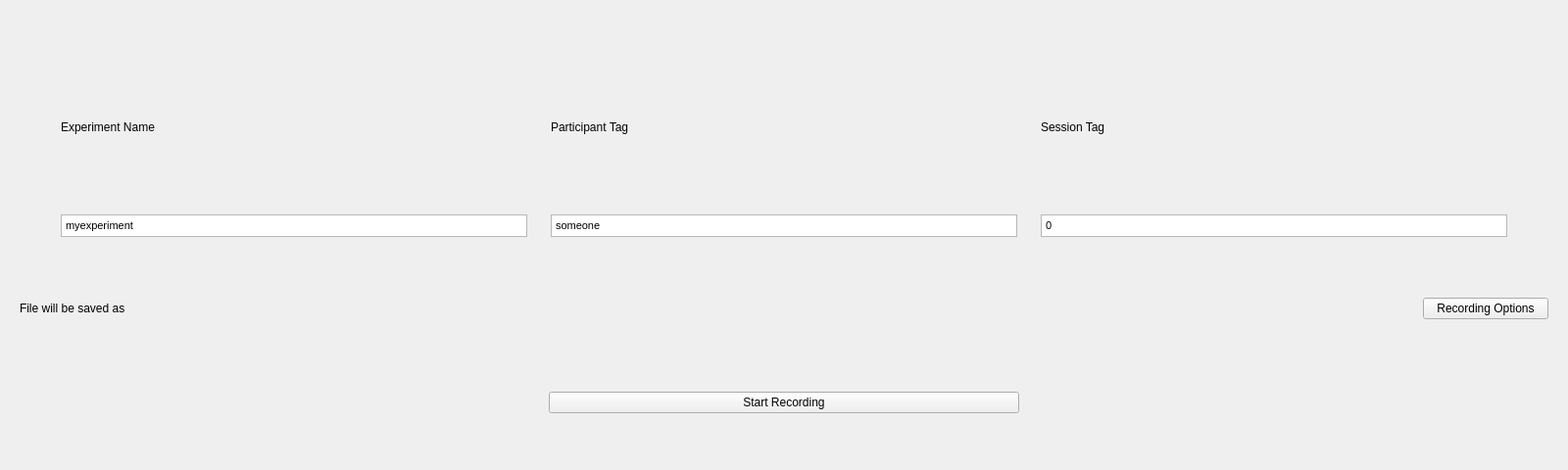
<?xml version="1.0" encoding="UTF-8"?>
<ui version="4.0">
 <class>Form</class>
 <widget class="QWidget" name="Form">
  <property name="geometry">
   <rect>
    <x>0</x>
    <y>0</y>
    <width>1600</width>
    <height>480</height>
   </rect>
  </property>
  <property name="maximumSize">
   <size>
    <width>16777215</width>
    <height>480</height>
   </size>
  </property>
  <property name="windowTitle">
   <string>Form</string>
  </property>
  <layout class="QVBoxLayout" name="verticalLayout">
   <item>
    <widget class="QWidget" name="widget" native="true">
     <property name="minimumSize">
      <size>
       <width>0</width>
       <height>250</height>
      </size>
     </property>
     <property name="maximumSize">
      <size>
       <width>16777215</width>
       <height>250</height>
      </size>
     </property>
     <layout class="QHBoxLayout" name="horizontalLayout">
      <item>
       <widget class="QWidget" name="widget_2" native="true">
        <layout class="QHBoxLayout" name="horizontalLayout_2">
         <item>
          <widget class="QWidget" name="widget_3" native="true">
           <layout class="QVBoxLayout" name="verticalLayout_2"/>
          </widget>
         </item>
         <item>
          <widget class="QWidget" name="widget_4" native="true">
           <layout class="QVBoxLayout" name="verticalLayout_3">
            <item>
             <widget class="QLabel" name="label_2">
              <property name="text">
               <string>Experiment Name</string>
              </property>
             </widget>
            </item>
            <item>
             <widget class="QTextEdit" name="experimentNameTextEdit">
              <property name="minimumSize">
               <size>
                <width>0</width>
                <height>23</height>
               </size>
              </property>
              <property name="maximumSize">
               <size>
                <width>16777215</width>
                <height>23</height>
               </size>
              </property>
              <property name="html">
               <string>&lt;!DOCTYPE HTML PUBLIC &quot;-//W3C//DTD HTML 4.0//EN&quot; &quot;http://www.w3.org/TR/REC-html40/strict.dtd&quot;&gt;
&lt;html&gt;&lt;head&gt;&lt;meta name=&quot;qrichtext&quot; content=&quot;1&quot; /&gt;&lt;style type=&quot;text/css&quot;&gt;
p, li { white-space: pre-wrap; }
&lt;/style&gt;&lt;/head&gt;&lt;body style=&quot; font-family:'MS Shell Dlg 2'; font-size:8.25pt; font-weight:400; font-style:normal;&quot;&gt;
&lt;p style=&quot; margin-top:0px; margin-bottom:0px; margin-left:0px; margin-right:0px; -qt-block-indent:0; text-indent:0px;&quot;&gt;myexperiment&lt;/p&gt;&lt;/body&gt;&lt;/html&gt;</string>
              </property>
             </widget>
            </item>
           </layout>
          </widget>
         </item>
         <item>
          <widget class="QWidget" name="widget_4" native="true">
           <layout class="QVBoxLayout" name="verticalLayout_3">
            <item>
             <widget class="QLabel" name="label_2">
              <property name="text">
               <string>Participant Tag</string>
              </property>
             </widget>
            </item>
            <item>
             <widget class="QTextEdit" name="subjectTagTextEdit">
              <property name="minimumSize">
               <size>
                <width>0</width>
                <height>23</height>
               </size>
              </property>
              <property name="maximumSize">
               <size>
                <width>16777215</width>
                <height>23</height>
               </size>
              </property>
              <property name="html">
               <string>&lt;!DOCTYPE HTML PUBLIC &quot;-//W3C//DTD HTML 4.0//EN&quot; &quot;http://www.w3.org/TR/REC-html40/strict.dtd&quot;&gt;
&lt;html&gt;&lt;head&gt;&lt;meta name=&quot;qrichtext&quot; content=&quot;1&quot; /&gt;&lt;style type=&quot;text/css&quot;&gt;
p, li { white-space: pre-wrap; }
&lt;/style&gt;&lt;/head&gt;&lt;body style=&quot; font-family:'MS Shell Dlg 2'; font-size:8.25pt; font-weight:400; font-style:normal;&quot;&gt;
&lt;p style=&quot; margin-top:0px; margin-bottom:0px; margin-left:0px; margin-right:0px; -qt-block-indent:0; text-indent:0px;&quot;&gt;someone&lt;/p&gt;&lt;/body&gt;&lt;/html&gt;</string>
              </property>
             </widget>
            </item>
           </layout>
          </widget>
         </item>
         <item>
          <widget class="QWidget" name="widget_4" native="true">
           <layout class="QVBoxLayout" name="verticalLayout_3">
            <item>
             <widget class="QLabel" name="label_2">
              <property name="text">
               <string>Session Tag</string>
              </property>
             </widget>
            </item>
            <item>
             <widget class="QTextEdit" name="sessionTagTextEdit">
              <property name="minimumSize">
               <size>
                <width>0</width>
                <height>23</height>
               </size>
              </property>
              <property name="maximumSize">
               <size>
                <width>16777215</width>
                <height>23</height>
               </size>
              </property>
              <property name="html">
               <string>&lt;!DOCTYPE HTML PUBLIC &quot;-//W3C//DTD HTML 4.0//EN&quot; &quot;http://www.w3.org/TR/REC-html40/strict.dtd&quot;&gt;
&lt;html&gt;&lt;head&gt;&lt;meta name=&quot;qrichtext&quot; content=&quot;1&quot; /&gt;&lt;style type=&quot;text/css&quot;&gt;
p, li { white-space: pre-wrap; }
&lt;/style&gt;&lt;/head&gt;&lt;body style=&quot; font-family:'MS Shell Dlg 2'; font-size:8.25pt; font-weight:400; font-style:normal;&quot;&gt;
&lt;p style=&quot; margin-top:0px; margin-bottom:0px; margin-left:0px; margin-right:0px; -qt-block-indent:0; text-indent:0px;&quot;&gt;0&lt;/p&gt;&lt;/body&gt;&lt;/html&gt;</string>
              </property>
             </widget>
            </item>
           </layout>
          </widget>
         </item>
        </layout>
       </widget>
      </item>
      <item>
       <widget class="QWidget" name="widget_5" native="true">
        <layout class="QVBoxLayout" name="verticalLayout_4"/>
       </widget>
      </item>
     </layout>
    </widget>
   </item>
   <item>
    <widget class="QWidget" name="widget_7" native="true">
     <property name="minimumSize">
      <size>
       <width>0</width>
       <height>64</height>
      </size>
     </property>
     <property name="maximumSize">
      <size>
       <width>16777215</width>
       <height>64</height>
      </size>
     </property>
     <layout class="QHBoxLayout" name="horizontalLayout_4">
      <item>
       <widget class="QLabel" name="FileSaveLabel">
        <property name="text">
         <string>File will be saved as</string>
        </property>
       </widget>
      </item>
      <item>
       <widget class="QPushButton" name="RecordingOptionBtn">
        <property name="maximumSize">
         <size>
          <width>128</width>
          <height>16777215</height>
         </size>
        </property>
        <property name="text">
         <string>Recording Options</string>
        </property>
       </widget>
      </item>
     </layout>
    </widget>
   </item>
   <item>
    <widget class="QWidget" name="widget_6" native="true">
     <property name="minimumSize">
      <size>
       <width>0</width>
       <height>100</height>
      </size>
     </property>
     <property name="maximumSize">
      <size>
       <width>16777215</width>
       <height>100</height>
      </size>
     </property>
     <layout class="QHBoxLayout" name="horizontalLayout_3">
      <item>
       <widget class="QPushButton" name="StartStopRecordingBtn">
        <property name="maximumSize">
         <size>
          <width>480</width>
          <height>16777215</height>
         </size>
        </property>
        <property name="text">
         <string>Start Recording</string>
        </property>
       </widget>
      </item>
     </layout>
    </widget>
   </item>
  </layout>
 </widget>
 <resources/>
 <connections/>
</ui>
